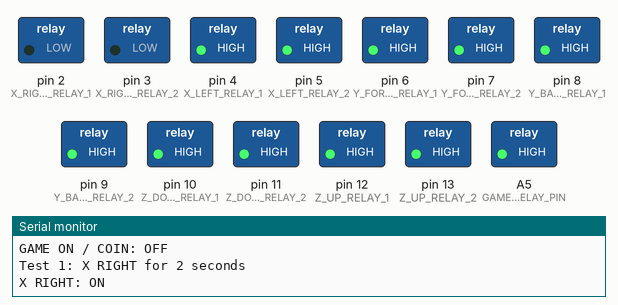
A sketch run on a simulated Arduino Uno, built with avr-gcc and run on an emulated ATmega328P. On the bench: switched loads named in the sketch (green lamp = pin HIGH), the last lines printed to the serial monitor.

Above: at 3.5 s.
At 6.8 s:
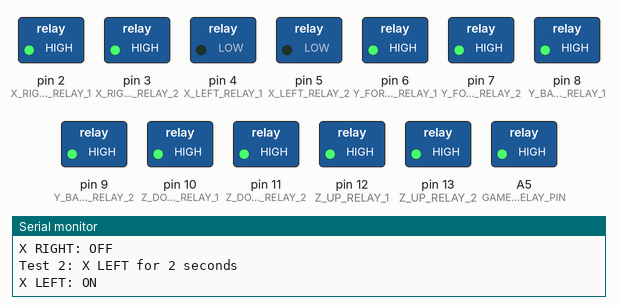
At 10.1 s:
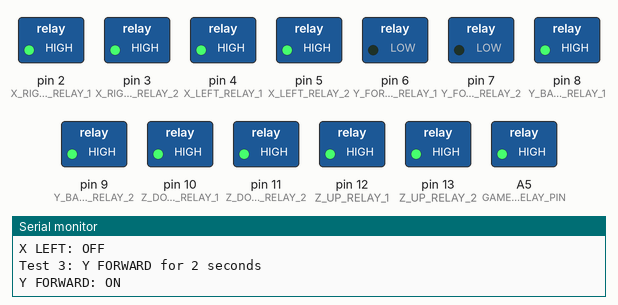
At 13.4 s:
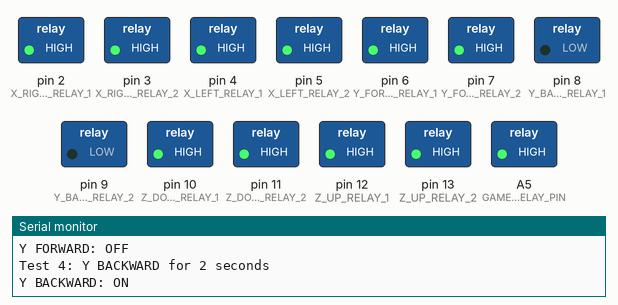
At 16.7 s:
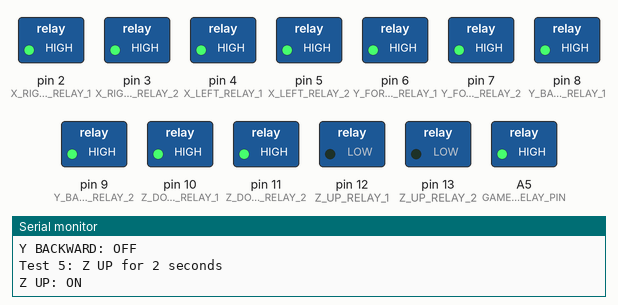
At 22.0 s:
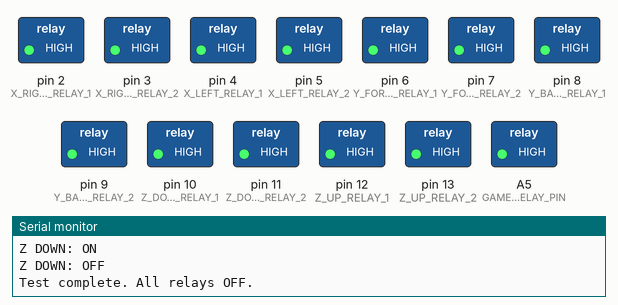
Timing chart, 0 to 23.5 s (numbered marks = the images above):
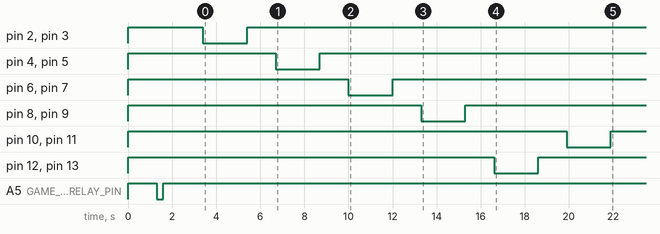

The sketch:

claw-pilot-test-relay.ino
```cpp
// Claw-Pilot — Game ON + X/Y/Z relay test
// To perform the test, put the crane/claw more or less in the middle
// of the X/Y travel area and keep it lowered enough to safely test Z movement.
// Arduino Uno R3
//
// Relay module type: ACTIVE LOW
//
// GAME ON / COIN:
// GAME_ON = pin A5
// A5 is connected to relay module input IN13.
// The relay contact uses COM + NO to emulate the coin/start switch.
//
// X axis:
// RIGHT = pins 2, 3
// LEFT  = pins 4, 5
//
// Y axis:
// FORWARD  = pins 6, 7
// BACKWARD = pins 8, 9
//
// Z axis corrected:
// UP   = pins 12, 13
// DOWN = pins 10, 11

const int RELAY_ON  = LOW;   // active LOW module
const int RELAY_OFF = HIGH;

// Game ON / coin relay pin
const int GAME_ON_RELAY_PIN = A5;  // Arduino pin connected to relay module IN13

// X axis
const int X_RIGHT_RELAY_1 = 2;
const int X_RIGHT_RELAY_2 = 3;

const int X_LEFT_RELAY_1 = 4;
const int X_LEFT_RELAY_2 = 5;

// Y axis
const int Y_FORWARD_RELAY_1 = 6;
const int Y_FORWARD_RELAY_2 = 7;

const int Y_BACKWARD_RELAY_1 = 8;
const int Y_BACKWARD_RELAY_2 = 9;

// Z axis — corrected
const int Z_DOWN_RELAY_1 = 10;
const int Z_DOWN_RELAY_2 = 11;

const int Z_UP_RELAY_1 = 12;
const int Z_UP_RELAY_2 = 13;

const unsigned long GAME_ON_PULSE_MS = 300;
const unsigned long MOVE_TIME_MS = 2000;
const unsigned long DEAD_TIME_MS = 300;

const int relayPins[] = {
  GAME_ON_RELAY_PIN,

  X_RIGHT_RELAY_1,
  X_RIGHT_RELAY_2,
  X_LEFT_RELAY_1,
  X_LEFT_RELAY_2,

  Y_FORWARD_RELAY_1,
  Y_FORWARD_RELAY_2,
  Y_BACKWARD_RELAY_1,
  Y_BACKWARD_RELAY_2,

  Z_DOWN_RELAY_1,
  Z_DOWN_RELAY_2,
  Z_UP_RELAY_1,
  Z_UP_RELAY_2
};

const int NUM_RELAYS = sizeof(relayPins) / sizeof(relayPins[0]);

void allRelaysOff() {
  for (int i = 0; i < NUM_RELAYS; i++) {
    digitalWrite(relayPins[i], RELAY_OFF);
  }
}

void safeDelayBeforeMove() {
  allRelaysOff();
  delay(DEAD_TIME_MS);
}

void triggerGameOn(unsigned long durationMs) {
  Serial.println("GAME ON / COIN: ON");

  allRelaysOff();
  delay(DEAD_TIME_MS);

  digitalWrite(GAME_ON_RELAY_PIN, RELAY_ON);
  delay(durationMs);

  digitalWrite(GAME_ON_RELAY_PIN, RELAY_OFF);

  Serial.println("GAME ON / COIN: OFF");
}

void moveRight(unsigned long durationMs) {
  Serial.println("X RIGHT: ON");
  safeDelayBeforeMove();

  digitalWrite(X_RIGHT_RELAY_1, RELAY_ON);
  digitalWrite(X_RIGHT_RELAY_2, RELAY_ON);

  delay(durationMs);

  allRelaysOff();
  Serial.println("X RIGHT: OFF");
}

void moveLeft(unsigned long durationMs) {
  Serial.println("X LEFT: ON");
  safeDelayBeforeMove();

  digitalWrite(X_LEFT_RELAY_1, RELAY_ON);
  digitalWrite(X_LEFT_RELAY_2, RELAY_ON);

  delay(durationMs);

  allRelaysOff();
  Serial.println("X LEFT: OFF");
}

void moveForward(unsigned long durationMs) {
  Serial.println("Y FORWARD: ON");
  safeDelayBeforeMove();

  digitalWrite(Y_FORWARD_RELAY_1, RELAY_ON);
  digitalWrite(Y_FORWARD_RELAY_2, RELAY_ON);

  delay(durationMs);

  allRelaysOff();
  Serial.println("Y FORWARD: OFF");
}

void moveBackward(unsigned long durationMs) {
  Serial.println("Y BACKWARD: ON");
  safeDelayBeforeMove();

  digitalWrite(Y_BACKWARD_RELAY_1, RELAY_ON);
  digitalWrite(Y_BACKWARD_RELAY_2, RELAY_ON);

  delay(durationMs);

  allRelaysOff();
  Serial.println("Y BACKWARD: OFF");
}

void moveUp(unsigned long durationMs) {
  Serial.println("Z UP: ON");
  safeDelayBeforeMove();

  digitalWrite(Z_UP_RELAY_1, RELAY_ON);
  digitalWrite(Z_UP_RELAY_2, RELAY_ON);

  delay(durationMs);

  allRelaysOff();
  Serial.println("Z UP: OFF");
}

void moveDown(unsigned long durationMs) {
  Serial.println("Z DOWN: ON");
  safeDelayBeforeMove();

  digitalWrite(Z_DOWN_RELAY_1, RELAY_ON);
  digitalWrite(Z_DOWN_RELAY_2, RELAY_ON);

  delay(durationMs);

  allRelaysOff();
  Serial.println("Z DOWN: OFF");
}

void setup() {
  Serial.begin(9600);

  // Active LOW relay modules can flicker during startup.
  // Set outputs HIGH before pinMode OUTPUT.
  for (int i = 0; i < NUM_RELAYS; i++) {
    digitalWrite(relayPins[i], RELAY_OFF);
    pinMode(relayPins[i], OUTPUT);
  }

  allRelaysOff();

  Serial.println("Claw-Pilot Game ON + X/Y/Z relay test starting...");
  delay(1000);

  Serial.println("Step 0: Trigger GAME ON / COIN");
  triggerGameOn(GAME_ON_PULSE_MS);

  // Wait for the toy's timer/music/control system to become active
  delay(1500);

  Serial.println("Test 1: X RIGHT for 2 seconds");
  moveRight(MOVE_TIME_MS);

  delay(1000);

  Serial.println("Test 2: X LEFT for 2 seconds");
  moveLeft(MOVE_TIME_MS);

  delay(1000);

  Serial.println("Test 3: Y FORWARD for 2 seconds");
  moveForward(MOVE_TIME_MS);

  delay(1000);

  Serial.println("Test 4: Y BACKWARD for 2 seconds");
  moveBackward(MOVE_TIME_MS);

  delay(1000);

  Serial.println("Test 5: Z UP for 2 seconds");
  moveUp(MOVE_TIME_MS);

  delay(1000);

  Serial.println("Test 6: Z DOWN for 2 seconds");
  moveDown(MOVE_TIME_MS);

  Serial.println("Test complete. All relays OFF.");
  allRelaysOff();
}

void loop() {
  // Test runs once on startup/reset.
}
```
